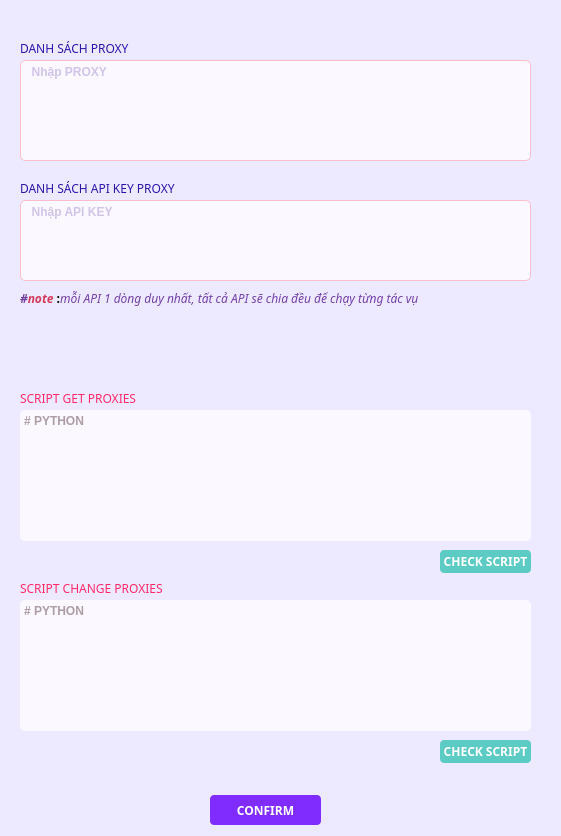
<?xml version="1.0" encoding="UTF-8"?>
<ui version="4.0">
 <class>Proxies_code</class>
 <widget class="QMainWindow" name="Proxies_code">
  <property name="geometry">
   <rect>
    <x>0</x>
    <y>0</y>
    <width>561</width>
    <height>836</height>
   </rect>
  </property>
  <property name="minimumSize">
   <size>
    <width>561</width>
    <height>836</height>
   </size>
  </property>
  <property name="maximumSize">
   <size>
    <width>561</width>
    <height>836</height>
   </size>
  </property>
  <property name="windowTitle">
   <string>CUSTOM PROXIES</string>
  </property>
  <property name="styleSheet">
   <string notr="true">background-color: rgb(237, 234, 255);</string>
  </property>
  <widget class="QWidget" name="centralwidget">
   <widget class="QFrame" name="frame">
    <property name="geometry">
     <rect>
      <x>10</x>
      <y>380</y>
      <width>531</width>
      <height>391</height>
     </rect>
    </property>
    <property name="font">
     <font>
      <weight>50</weight>
      <bold>false</bold>
     </font>
    </property>
    <property name="styleSheet">
     <string notr="true">QPlainTextEdit{
background-color: rgb(252, 248, 255);
	color: rgb(93, 68, 73);
border-radius:5px;
}
QFrame{
border-radius:5px;
}
QPushButton{
border:none;
border-radius:4px;
background-color: rgb(92, 203, 196);
color: rgb(255, 255, 255);
}
QPushButton:hover{
border:none;
border-radius:4px;
	background-color: rgb(98, 216, 208);
color: rgb(255, 255, 255);
}
 QScrollBar:horizontal {
                border: none;
                background: rgba(255,255,255,255);
                height: 10px;
                margin: 0px 0px 0 0px;
                border-radius: 5px;
            }
            QScrollBar:horizontal {
                border: none;
                background: rgba(255,255,255,255);
                height: 5px;
                margin: 0px 0px 0 0px;
                border-radius: 5px;
            }
            QScrollBar::handle:horizontal {
                background-color: #d4d9d9;
                min-width: 10px;
                border-radius: 5px;
            }
            QScrollBar::add-line:horizontal {
                border: none;
                width: 0px;
                background-color: none;
            }
            QScrollBar::sub-line:horizontal {
                border: none;
                background: none;
                width: 0px;
            }
            QScrollBar::up-arrow:horizontal, QScrollBar::down-arrow:horizontal {
                background: none;
            }
            QScrollBar::add-page:horizontal, QScrollBar::sub-page:horizontal {
                background: none;
            }
            QScrollBar:vertical {
                border: none;
                background: rgba(255,255,255,255);
                width: 5px;
                margin: 0px 0 0px 0;
                border-radius: 5px;
            }
            QScrollBar::handle:vertical {
                background-color: #c8c8c8;
                min-height: 20px;
                border-radius: 5px;
            }
            QScrollBar::add-line:vertical {
                border: none;
                background: none;
                height: 0px;
            }
            QScrollBar::sub-line:vertical {
                border: none;
                background: none;
                height: 0px;
            }
            QScrollBar::up-arrow:vertical, QScrollBar::down-arrow:vertical {
                background: none;
            }
            QScrollBar::add-page:vertical, QScrollBar::sub-page:vertical {
                background: none;
            }</string>
    </property>
    <property name="frameShape">
     <enum>QFrame::StyledPanel</enum>
    </property>
    <property name="frameShadow">
     <enum>QFrame::Raised</enum>
    </property>
    <widget class="QPlainTextEdit" name="plainitem_script_get">
     <property name="geometry">
      <rect>
       <x>10</x>
       <y>30</y>
       <width>511</width>
       <height>131</height>
      </rect>
     </property>
     <property name="font">
      <font>
       <weight>75</weight>
       <bold>true</bold>
      </font>
     </property>
     <property name="styleSheet">
      <string notr="true"/>
     </property>
     <property name="placeholderText">
      <string># PYTHON</string>
     </property>
    </widget>
    <widget class="QLabel" name="label_4">
     <property name="geometry">
      <rect>
       <x>10</x>
       <y>10</y>
       <width>211</width>
       <height>16</height>
      </rect>
     </property>
     <property name="font">
      <font>
       <family>MesloLGLDZ Nerd Font</family>
      </font>
     </property>
     <property name="styleSheet">
      <string notr="true">color: rgb(255, 41, 105);</string>
     </property>
     <property name="text">
      <string>SCRIPT GET PROXIES </string>
     </property>
    </widget>
    <widget class="QPushButton" name="proxyitem_check_get">
     <property name="geometry">
      <rect>
       <x>430</x>
       <y>170</y>
       <width>91</width>
       <height>23</height>
      </rect>
     </property>
     <property name="font">
      <font>
       <family>MesloLGLDZ Nerd Font</family>
       <weight>75</weight>
       <bold>true</bold>
      </font>
     </property>
     <property name="text">
      <string>CHECK SCRIPT</string>
     </property>
    </widget>
    <widget class="QPlainTextEdit" name="plainitem_script_change">
     <property name="geometry">
      <rect>
       <x>10</x>
       <y>220</y>
       <width>511</width>
       <height>131</height>
      </rect>
     </property>
     <property name="font">
      <font>
       <weight>75</weight>
       <bold>true</bold>
      </font>
     </property>
     <property name="styleSheet">
      <string notr="true"/>
     </property>
     <property name="placeholderText">
      <string># PYTHON</string>
     </property>
    </widget>
    <widget class="QLabel" name="label_5">
     <property name="geometry">
      <rect>
       <x>10</x>
       <y>200</y>
       <width>211</width>
       <height>16</height>
      </rect>
     </property>
     <property name="font">
      <font>
       <family>MesloLGLDZ Nerd Font</family>
      </font>
     </property>
     <property name="styleSheet">
      <string notr="true">color: rgb(255, 41, 105);</string>
     </property>
     <property name="text">
      <string>SCRIPT CHANGE PROXIES </string>
     </property>
    </widget>
    <widget class="QPushButton" name="proxyitem_check_change">
     <property name="geometry">
      <rect>
       <x>430</x>
       <y>360</y>
       <width>91</width>
       <height>23</height>
      </rect>
     </property>
     <property name="font">
      <font>
       <family>MesloLGLDZ Nerd Font</family>
       <weight>75</weight>
       <bold>true</bold>
      </font>
     </property>
     <property name="text">
      <string>CHECK SCRIPT</string>
     </property>
    </widget>
   </widget>
   <widget class="QFrame" name="frame_2">
    <property name="geometry">
     <rect>
      <x>10</x>
      <y>20</y>
      <width>531</width>
      <height>331</height>
     </rect>
    </property>
    <property name="styleSheet">
     <string notr="true">QPlainTextEdit{
background-color: rgb(252, 248, 255);
	color: rgb(93, 68, 73);
border-radius:5px;
}
QFrame{
border-radius:5px;
}
QPushButton{
border:none;
border-radius:4px;
background-color: rgb(128, 44, 255);
color: rgb(255, 255, 255);
border:0.5px solid  #ff9dac;
}
QPushButton:hover{
border:none;
border-radius:4px;
	background-color: rgb(141, 65, 255);
color: rgb(255, 255, 255);
border:0.5px solid  #ff9dac;
}
 QScrollBar:horizontal {
                border: none;
                background: rgba(255,255,255,255);
                height: 10px;
                margin: 0px 0px 0 0px;
                border-radius: 5px;
            }
            QScrollBar:horizontal {
                border: none;
                background: rgba(255,255,255,255);
                height: 5px;
                margin: 0px 0px 0 0px;
                border-radius: 5px;
            }
            QScrollBar::handle:horizontal {
                background-color: #d4d9d9;
                min-width: 10px;
                border-radius: 5px;
            }
            QScrollBar::add-line:horizontal {
                border: none;
                width: 0px;
                background-color: none;
            }
            QScrollBar::sub-line:horizontal {
                border: none;
                background: none;
                width: 0px;
            }
            QScrollBar::up-arrow:horizontal, QScrollBar::down-arrow:horizontal {
                background: none;
            }
            QScrollBar::add-page:horizontal, QScrollBar::sub-page:horizontal {
                background: none;
            }
            QScrollBar:vertical {
                border: none;
                background: rgba(255,255,255,255);
                width: 5px;
                margin: 0px 0 0px 0;
                border-radius: 5px;
            }
            QScrollBar::handle:vertical {
                background-color: #c8c8c8;
                min-height: 20px;
                border-radius: 5px;
            }
            QScrollBar::add-line:vertical {
                border: none;
                background: none;
                height: 0px;
            }
            QScrollBar::sub-line:vertical {
                border: none;
                background: none;
                height: 0px;
            }
            QScrollBar::up-arrow:vertical, QScrollBar::down-arrow:vertical {
                background: none;
            }
            QScrollBar::add-page:vertical, QScrollBar::sub-page:vertical {
                background: none;
            }</string>
    </property>
    <property name="frameShape">
     <enum>QFrame::StyledPanel</enum>
    </property>
    <property name="frameShadow">
     <enum>QFrame::Raised</enum>
    </property>
    <widget class="QLabel" name="label_6">
     <property name="geometry">
      <rect>
       <x>10</x>
       <y>20</y>
       <width>181</width>
       <height>16</height>
      </rect>
     </property>
     <property name="font">
      <font>
       <family>MesloLGSDZ Nerd Font</family>
       <weight>50</weight>
       <bold>false</bold>
      </font>
     </property>
     <property name="text">
      <string>&lt;html&gt;&lt;head/&gt;&lt;body&gt;&lt;p&gt;&lt;span style=&quot; color:#2e15aa;&quot;&gt;DANH SÁCH PROXY&lt;/span&gt;&lt;/p&gt;&lt;/body&gt;&lt;/html&gt;</string>
     </property>
    </widget>
    <widget class="QPlainTextEdit" name="plainitem_proxy">
     <property name="geometry">
      <rect>
       <x>10</x>
       <y>40</y>
       <width>511</width>
       <height>101</height>
      </rect>
     </property>
     <property name="font">
      <font>
       <weight>75</weight>
       <bold>true</bold>
      </font>
     </property>
     <property name="styleSheet">
      <string notr="true">QPlainTextEdit{
background-color: rgb(252, 248, 255);
color: rgb(163, 143, 212);
border-radius:5px;
border:0.5px solid #ffbdcd;
}

 QScrollBar:horizontal {
                border: none;
                background: rgba(255,255,255,255);
                height: 10px;
                margin: 0px 0px 0 0px;
                border-radius: 5px;
            }
            QScrollBar:horizontal {
                border: none;
                background: rgba(255,255,255,255);
                height: 5px;
                margin: 0px 0px 0 0px;
                border-radius: 5px;
            }
            QScrollBar::handle:horizontal {
                background-color: #d4d9d9;
                min-width: 10px;
                border-radius: 5px;
            }
            QScrollBar::add-line:horizontal {
                border: none;
                width: 0px;
                background-color: none;
            }
            QScrollBar::sub-line:horizontal {
                border: none;
                background: none;
                width: 0px;
            }
            QScrollBar::up-arrow:horizontal, QScrollBar::down-arrow:horizontal {
                background: none;
            }
            QScrollBar::add-page:horizontal, QScrollBar::sub-page:horizontal {
                background: none;
            }
            QScrollBar:vertical {
                border: none;
                background: rgba(255,255,255,255);
                width: 5px;
                margin: 0px 0 0px 0;
                border-radius: 5px;
            }
            QScrollBar::handle:vertical {
                background-color: #c8c8c8;
                min-height: 20px;
                border-radius: 5px;
            }
            QScrollBar::add-line:vertical {
                border: none;
                background: none;
                height: 0px;
            }
            QScrollBar::sub-line:vertical {
                border: none;
                background: none;
                height: 0px;
            }
            QScrollBar::up-arrow:vertical, QScrollBar::down-arrow:vertical {
                background: none;
            }
            QScrollBar::add-page:vertical, QScrollBar::sub-page:vertical {
                background: none;
            }</string>
     </property>
     <property name="placeholderText">
      <string>  Nhập PROXY</string>
     </property>
    </widget>
    <widget class="QPlainTextEdit" name="plainitem_proxy_key">
     <property name="geometry">
      <rect>
       <x>10</x>
       <y>180</y>
       <width>511</width>
       <height>81</height>
      </rect>
     </property>
     <property name="font">
      <font>
       <weight>75</weight>
       <bold>true</bold>
      </font>
     </property>
     <property name="styleSheet">
      <string notr="true">QPlainTextEdit{
background-color: rgb(252, 248, 255);
color: rgb(163, 143, 212);
border-radius:5px;
border:0.5px solid #ffbdcd;
}

 QScrollBar:horizontal {
                border: none;
                background: rgba(255,255,255,255);
                height: 10px;
                margin: 0px 0px 0 0px;
                border-radius: 5px;
            }
            QScrollBar:horizontal {
                border: none;
                background: rgba(255,255,255,255);
                height: 5px;
                margin: 0px 0px 0 0px;
                border-radius: 5px;
            }
            QScrollBar::handle:horizontal {
                background-color: #d4d9d9;
                min-width: 10px;
                border-radius: 5px;
            }
            QScrollBar::add-line:horizontal {
                border: none;
                width: 0px;
                background-color: none;
            }
            QScrollBar::sub-line:horizontal {
                border: none;
                background: none;
                width: 0px;
            }
            QScrollBar::up-arrow:horizontal, QScrollBar::down-arrow:horizontal {
                background: none;
            }
            QScrollBar::add-page:horizontal, QScrollBar::sub-page:horizontal {
                background: none;
            }
            QScrollBar:vertical {
                border: none;
                background: rgba(255,255,255,255);
                width: 5px;
                margin: 0px 0 0px 0;
                border-radius: 5px;
            }
            QScrollBar::handle:vertical {
                background-color: #c8c8c8;
                min-height: 20px;
                border-radius: 5px;
            }
            QScrollBar::add-line:vertical {
                border: none;
                background: none;
                height: 0px;
            }
            QScrollBar::sub-line:vertical {
                border: none;
                background: none;
                height: 0px;
            }
            QScrollBar::up-arrow:vertical, QScrollBar::down-arrow:vertical {
                background: none;
            }
            QScrollBar::add-page:vertical, QScrollBar::sub-page:vertical {
                background: none;
            }</string>
     </property>
     <property name="placeholderText">
      <string>  Nhập API KEY </string>
     </property>
    </widget>
    <widget class="QLabel" name="label_2">
     <property name="geometry">
      <rect>
       <x>10</x>
       <y>270</y>
       <width>521</width>
       <height>16</height>
      </rect>
     </property>
     <property name="font">
      <font>
       <family>MesloLGSDZ Nerd Font</family>
       <weight>75</weight>
       <bold>true</bold>
      </font>
     </property>
     <property name="text">
      <string>&lt;html&gt;&lt;head/&gt;&lt;body&gt;&lt;p&gt;&lt;span style=&quot; font-style:italic; color:#714099;&quot;&gt;#&lt;/span&gt;&lt;span style=&quot; font-style:italic; color:#d33a5c;&quot;&gt;note&lt;/span&gt; :&lt;span style=&quot; font-style:italic;&quot;/&gt;&lt;span style=&quot; font-weight:400; font-style:italic; color:#7440a8;&quot;&gt;mỗi API 1 dòng duy nhất, tất cả API sẽ chia đều để chạy từng tác vụ&lt;/span&gt;&lt;/p&gt;&lt;/body&gt;&lt;/html&gt;</string>
     </property>
    </widget>
    <widget class="QLabel" name="label">
     <property name="geometry">
      <rect>
       <x>10</x>
       <y>160</y>
       <width>181</width>
       <height>16</height>
      </rect>
     </property>
     <property name="font">
      <font>
       <family>MesloLGSDZ Nerd Font</family>
       <weight>50</weight>
       <bold>false</bold>
      </font>
     </property>
     <property name="text">
      <string>&lt;html&gt;&lt;head/&gt;&lt;body&gt;&lt;p&gt;&lt;span style=&quot; color:#2e15aa;&quot;&gt;DANH SÁCH API KEY PROXY&lt;/span&gt;&lt;/p&gt;&lt;/body&gt;&lt;/html&gt;</string>
     </property>
    </widget>
   </widget>
   <widget class="QFrame" name="frame_3">
    <property name="geometry">
     <rect>
      <x>210</x>
      <y>790</y>
      <width>111</width>
      <height>41</height>
     </rect>
    </property>
    <property name="styleSheet">
     <string notr="true">QPlainTextEdit{
background-color: rgb(252, 248, 255);
	color: rgb(93, 68, 73);
border-radius:5px;
}
QFrame{
border-radius:5px;
}
QPushButton{
border:none;
border-radius:4px;
background-color: rgb(128, 44, 255);
color: rgb(255, 255, 255);
}
QPushButton:hover{
border:none;
border-radius:4px;
	background-color: rgb(141, 65, 255);
color: rgb(255, 255, 255);
}
 QScrollBar:horizontal {
                border: none;
                background: rgba(255,255,255,255);
                height: 10px;
                margin: 0px 0px 0 0px;
                border-radius: 5px;
            }
            QScrollBar:horizontal {
                border: none;
                background: rgba(255,255,255,255);
                height: 5px;
                margin: 0px 0px 0 0px;
                border-radius: 5px;
            }
            QScrollBar::handle:horizontal {
                background-color: #d4d9d9;
                min-width: 10px;
                border-radius: 5px;
            }
            QScrollBar::add-line:horizontal {
                border: none;
                width: 0px;
                background-color: none;
            }
            QScrollBar::sub-line:horizontal {
                border: none;
                background: none;
                width: 0px;
            }
            QScrollBar::up-arrow:horizontal, QScrollBar::down-arrow:horizontal {
                background: none;
            }
            QScrollBar::add-page:horizontal, QScrollBar::sub-page:horizontal {
                background: none;
            }
            QScrollBar:vertical {
                border: none;
                background: rgba(255,255,255,255);
                width: 5px;
                margin: 0px 0 0px 0;
                border-radius: 5px;
            }
            QScrollBar::handle:vertical {
                background-color: #c8c8c8;
                min-height: 20px;
                border-radius: 5px;
            }
            QScrollBar::add-line:vertical {
                border: none;
                background: none;
                height: 0px;
            }
            QScrollBar::sub-line:vertical {
                border: none;
                background: none;
                height: 0px;
            }
            QScrollBar::up-arrow:vertical, QScrollBar::down-arrow:vertical {
                background: none;
            }
            QScrollBar::add-page:vertical, QScrollBar::sub-page:vertical {
                background: none;
            }</string>
    </property>
    <property name="frameShape">
     <enum>QFrame::StyledPanel</enum>
    </property>
    <property name="frameShadow">
     <enum>QFrame::Raised</enum>
    </property>
    <layout class="QHBoxLayout" name="horizontalLayout">
     <property name="spacing">
      <number>0</number>
     </property>
     <property name="leftMargin">
      <number>0</number>
     </property>
     <property name="topMargin">
      <number>0</number>
     </property>
     <property name="rightMargin">
      <number>0</number>
     </property>
     <property name="bottomMargin">
      <number>0</number>
     </property>
     <item>
      <widget class="QPushButton" name="proxyitem_confirm">
       <property name="minimumSize">
        <size>
         <width>0</width>
         <height>30</height>
        </size>
       </property>
       <property name="font">
        <font>
         <family>MesloLGLDZ Nerd Font</family>
         <weight>75</weight>
         <bold>true</bold>
        </font>
       </property>
       <property name="text">
        <string>CONFIRM</string>
       </property>
      </widget>
     </item>
    </layout>
   </widget>
  </widget>
 </widget>
 <resources/>
 <connections/>
</ui>
